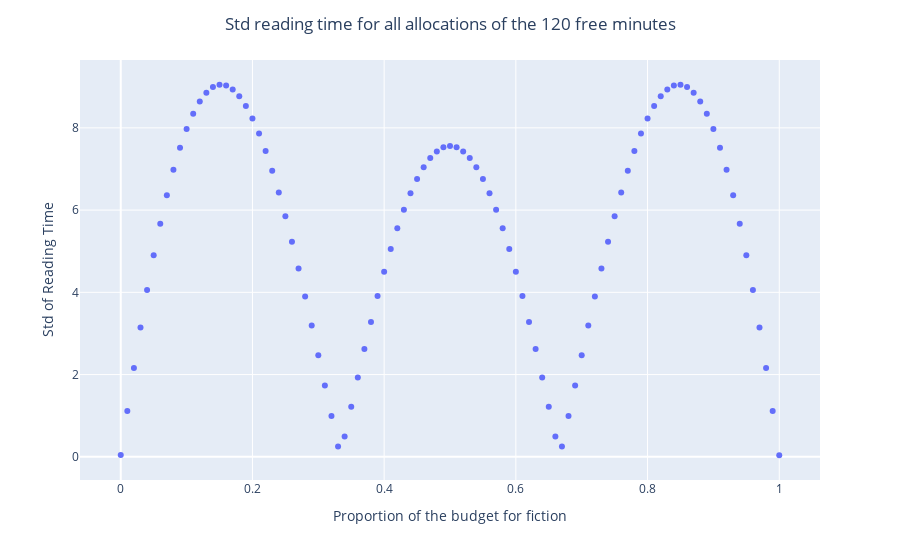

Notebook cell for this chart:
### Code cell
# Plot std of total reading time for various proportions between Fiction and Self-help
fig = px.scatter(df_predictions, x="prop_budget_fiction", y="Std reading")
fig.update_layout(
    title="Std reading time for all allocations of the 120 free minutes",
    title_x=0.5,
    xaxis_title="Proportion of the budget for fiction",
    yaxis_title="Std of Reading Time",
    legend_title="Variable",
)
fig.show()

### Figure 1 — Plotly figure (JSON) as saved in the notebook; plotly's stock layout.template omitted (floating-point values rounded to 4 significant figures)
{"data": [{"hovertemplate": "prop_budget_fiction=%{x}<br>Std reading=%{y}<extra></extra>", "legendgroup": "", "marker": {"color": "#636efa", "symbol": "circle"}, "mode": "markers", "name": "", "orientation": "v", "showlegend": false, "type": "scatter", "x": [0, 0.01, 0.02, 0.03, 0.04, 0.05, 0.06, 0.07, 0.08, 0.09, 0.1, 0.11, 0.12, 0.13, 0.14, 0.15, 0.16, 0.17, 0.18, 0.19, 0.2, 0.21, 0.22, 0.23, 0.24, 0.25, 0.26, 0.27, 0.28, 0.29, 0.3, 0.31, 0.32, 0.33, 0.34, 0.35, 0.36, 0.37, 0.38, 0.39, 0.4, 0.41, 0.42, 0.43, 0.44, 0.45, 0.46, 0.47, 0.48, 0.49, 0.5, 0.51, 0.52, 0.53, 0.54, 0.55, 0.56, 0.57, 0.58, 0.59, 0.6, 0.61, 0.62, 0.63, 0.64, 0.65, 0.66, 0.67, 0.68, 0.69, 0.7, 0.71, 0.72, 0.73, 0.74, 0.75, 0.76, 0.77, 0.78, 0.79, 0.8, 0.81, 0.82, 0.83, 0.84, 0.85, 0.86, 0.87, 0.88, 0.89, 0.9, 0.91, 0.92, 0.93, 0.94, 0.95, 0.96, 0.97, 0.98, 0.99, 1], "xaxis": "x", "y": [0.04291, 1.113, 2.162, 3.146, 4.06, 4.903, 5.671, 6.364, 6.978, 7.514, 7.97, 8.346, 8.641, 8.856, 8.991, 9.048, 9.029, 8.934, 8.767, 8.53, 8.227, 7.861, 7.436, 6.956, 6.425, 5.849, 5.233, 4.581, 3.899, 3.194, 2.47, 1.734, 0.9911, 0.2487, 0.4923, 1.22, 1.931, 2.62, 3.281, 3.911, 4.503, 5.053, 5.557, 6.011, 6.412, 6.757, 7.042, 7.267, 7.428, 7.525, 7.558, 7.525, 7.428, 7.267, 7.042, 6.757, 6.412, 6.011, 5.557, 5.053, 4.503, 3.911, 3.281, 2.62, 1.931, 1.22, 0.4923, 0.2485, 0.9911, 1.734, 2.47, 3.194, 3.899, 4.581, 5.233, 5.849, 6.425, 6.956, 7.436, 7.861, 8.227, 8.53, 8.767, 8.934, 9.029, 9.048, 8.991, 8.856, 8.641, 8.346, 7.97, 7.514, 6.978, 6.364, 5.671, 4.903, 4.06, 3.146, 2.162, 1.113, 0.03836], "yaxis": "y"}], "layout": {"legend": {"title": {"text": "Variable"}, "tracegroupgap": 0}, "margin": {"t": 60}, "title": {"text": "Std reading time for all allocations of the 120 free minutes", "x": 0.5}, "xaxis": {"anchor": "y", "domain": [0, 1], "title": {"text": "Proportion of the budget for fiction"}}, "yaxis": {"anchor": "x", "domain": [0, 1], "title": {"text": "Std of Reading Time"}}}}
